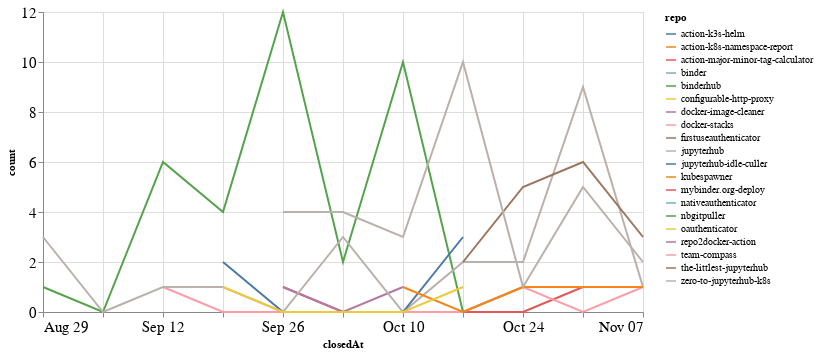

Write notebook code for a chart like this one.
### Code cell
closed_by_time = closed_by.groupby('repo').resample('W', on='closedAt').count()['author'].reset_index()
closed_by_time = closed_by_time.rename(columns={'author': 'count'})

alt.Chart(closed_by_time, width=600).mark_line().encode(
    x='closedAt',
    y='count',
    color='repo',
    tooltip="repo"
)

### Figure 1 — Vega-Lite specification as saved in the notebook (floating-point values rounded to 4 significant figures)
{"config": {"axisLeft": {"labelFontSize": 15}, "axisBottom": {"labelFontSize": 15}}, "data": {"name": "data-daf6cc4329508597b16351110a7feb38"}, "mark": "line", "encoding": {"color": {"type": "nominal", "field": "repo"}, "tooltip": {"type": "nominal", "field": "repo"}, "x": {"type": "temporal", "field": "closedAt"}, "y": {"type": "quantitative", "field": "count"}}, "width": 600, "$schema": "https://vega.github.io/schema/vega-lite/v4.8.1.json", "datasets": {"data-daf6cc4329508597b16351110a7feb38": [{"repo": "action-k3s-helm", "closedAt": "2021-10-10T00:00:00", "count": 2}, {"repo": "action-k8s-namespace-report", "closedAt": "2021-09-26T00:00:00", "count": 1}, {"repo": "action-major-minor-tag-calculator", "closedAt": "2021-09-26T00:00:00", "count": 1}, {"repo": "action-major-minor-tag-calculator", "closedAt": "2021-10-03T00:00:00", "count": 0}, {"repo": "action-major-minor-tag-calculator", "closedAt": "2021-10-10T00:00:00", "count": 0}, {"repo": "action-major-minor-tag-calculator", "closedAt": "2021-10-17T00:00:00", "count": 0}, {"repo": "action-major-minor-tag-calculator", "closedAt": "2021-10-24T00:00:00", "count": 0}, {"repo": "action-major-minor-tag-calculator", "closedAt": "2021-10-31T00:00:00", "count": 1}, {"repo": "binder", "closedAt": "2021-10-03T00:00:00", "count": 1}, {"repo": "binderhub", "closedAt": "2021-08-29T00:00:00", "count": 1}, {"repo": "binderhub", "closedAt": "2021-09-05T00:00:00", "count": 0}, {"repo": "binderhub", "closedAt": "2021-09-12T00:00:00", "count": 6}, {"repo": "binderhub", "closedAt": "2021-09-19T00:00:00", "count": 4}, {"repo": "binderhub", "closedAt": "2021-09-26T00:00:00", "count": 12}, {"repo": "binderhub", "closedAt": "2021-10-03T00:00:00", "count": 2}, {"repo": "binderhub", "closedAt": "2021-10-10T00:00:00", "count": 10}, {"repo": "binderhub", "closedAt": "2021-10-17T00:00:00", "count": 0}, {"repo": "binderhub", "closedAt": "2021-10-24T00:00:00", "count": 1}, {"repo": "configurable-http-proxy", "closedAt": "2021-09-19T00:00:00", "count": 1}, {"repo": "docker-image-cleaner", "closedAt": "2021-09-26T00:00:00", "count": 1}, {"repo": "docker-image-cleaner", "closedAt": "2021-10-03T00:00:00", "count": 0}, {"repo": "docker-image-cleaner", "closedAt": "2021-10-10T00:00:00", "count": 1}, {"repo": "docker-stacks", "closedAt": "2021-09-12T00:00:00", "count": 1}, {"repo": "docker-stacks", "closedAt": "2021-09-19T00:00:00", "count": 0}, {"repo": "docker-stacks", "closedAt": "2021-09-26T00:00:00", "count": 0}, {"repo": "docker-stacks", "closedAt": "2021-10-03T00:00:00", "count": 0}, {"repo": "docker-stacks", "closedAt": "2021-10-10T00:00:00", "count": 0}, {"repo": "docker-stacks", "closedAt": "2021-10-17T00:00:00", "count": 0}, {"repo": "docker-stacks", "closedAt": "2021-10-24T00:00:00", "count": 1}, {"repo": "docker-stacks", "closedAt": "2021-10-31T00:00:00", "count": 0}, {"repo": "docker-stacks", "closedAt": "2021-11-07T00:00:00", "count": 1}, {"repo": "firstuseauthenticator", "closedAt": "2021-10-31T00:00:00", "count": 4}, {"repo": "jupyterhub", "closedAt": "2021-08-29T00:00:00", "count": 3}, {"repo": "jupyterhub", "closedAt": "2021-09-05T00:00:00", "count": 0}, {"repo": "jupyterhub", "closedAt": "2021-09-12T00:00:00", "count": 1}, {"repo": "jupyterhub", "closedAt": "2021-09-19T00:00:00", "count": 1}, {"repo": "jupyterhub", "closedAt": "2021-09-26T00:00:00", "count": 0}, {"repo": "jupyterhub", "closedAt": "2021-10-03T00:00:00", "count": 3}, {"repo": "jupyterhub", "closedAt": "2021-10-10T00:00:00", "count": 0}, {"repo": "jupyterhub", "closedAt": "2021-10-17T00:00:00", "count": 2}, {"repo": "jupyterhub", "closedAt": "2021-10-24T00:00:00", "count": 2}, {"repo": "jupyterhub", "closedAt": "2021-10-31T00:00:00", "count": 9}, {"repo": "jupyterhub", "closedAt": "2021-11-07T00:00:00", "count": 1}, {"repo": "jupyterhub-idle-culler", "closedAt": "2021-09-19T00:00:00", "count": 2}, {"repo": "jupyterhub-idle-culler", "closedAt": "2021-09-26T00:00:00", "count": 0}, {"repo": "jupyterhub-idle-culler", "closedAt": "2021-10-03T00:00:00", "count": 0}, {"repo": "jupyterhub-idle-culler", "closedAt": "2021-10-10T00:00:00", "count": 0}, {"repo": "jupyterhub-idle-culler", "closedAt": "2021-10-17T00:00:00", "count": 3}, {"repo": "kubespawner", "closedAt": "2021-10-10T00:00:00", "count": 1}, {"repo": "kubespawner", "closedAt": "2021-10-17T00:00:00", "count": 0}, {"repo": "kubespawner", "closedAt": "2021-10-24T00:00:00", "count": 1}, {"repo": "kubespawner", "closedAt": "2021-10-31T00:00:00", "count": 1}, {"repo": "kubespawner", "closedAt": "2021-11-07T00:00:00", "count": 1}, {"repo": "mybinder.org-deploy", "closedAt": "2021-10-17T00:00:00", "count": 1}, {"repo": "nativeauthenticator", "closedAt": "2021-11-07T00:00:00", "count": 1}, {"repo": "nbgitpuller", "closedAt": "2021-11-07T00:00:00", "count": 1}, {"repo": "oauthenticator", "closedAt": "2021-09-19T00:00:00", "count": 1}, {"repo": "oauthenticator", "closedAt": "2021-09-26T00:00:00", "count": 0}, {"repo": "oauthenticator", "closedAt": "2021-10-03T00:00:00", "count": 0}, {"repo": "oauthenticator", "closedAt": "2021-10-10T00:00:00", "count": 0}, {"repo": "oauthenticator", "closedAt": "2021-10-17T00:00:00", "count": 1}, {"repo": "repo2docker-action", "closedAt": "2021-11-07T00:00:00", "count": 1}, {"repo": "team-compass", "closedAt": "2021-10-03T00:00:00", "count": 1}, {"repo": "the-littlest-jupyterhub", "closedAt": "2021-10-17T00:00:00", "count": 2}, {"repo": "the-littlest-jupyterhub", "closedAt": "2021-10-24T00:00:00", "count": 5}, {"repo": "the-littlest-jupyterhub", "closedAt": "2021-10-31T00:00:00", "count": 6}, {"repo": "the-littlest-jupyterhub", "closedAt": "2021-11-07T00:00:00", "count": 3}, {"repo": "zero-to-jupyterhub-k8s", "closedAt": "2021-09-26T00:00:00", "count": 4}, {"repo": "zero-to-jupyterhub-k8s", "closedAt": "2021-10-03T00:00:00", "count": 4}, {"repo": "zero-to-jupyterhub-k8s", "closedAt": "2021-10-10T00:00:00", "count": 3}, {"repo": "zero-to-jupyterhub-k8s", "closedAt": "2021-10-17T00:00:00", "count": 10}, {"repo": "zero-to-jupyterhub-k8s", "closedAt": "2021-10-24T00:00:00", "count": 1}, {"repo": "zero-to-jupyterhub-k8s", "closedAt": "2021-10-31T00:00:00", "count": 5}, {"repo": "zero-to-jupyterhub-k8s", "closedAt": "2021-11-07T00:00:00", "count": 2}]}}
